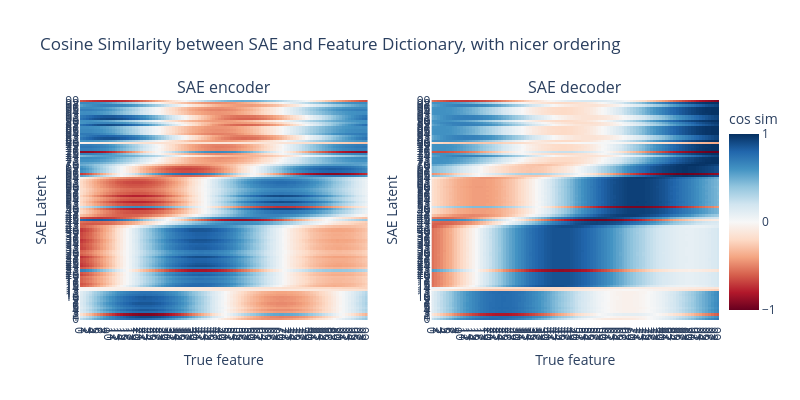

The cell this chart's notebook holds for it:
### Markdown cell above
Hooray, that's exactly what we see! Our SAE has perfectly learned the features from our feature dictionary! However, the SAE latents are in a different order from the order in the feature dictionary, which makes it harder to visually understand. The order that the SAE learns features is random, so we can reorder the SAE latents to make the plot easier to understand.

The `plot_sae_feature_similarity` function has a parameter called `reorder_features` that you can set to `True` to make the feature ordering nicer.

### Code cell
plot_sae_feature_similarity(
    sae=sae,
    feature_dict=feature_dict,
    title="Cosine Similarity between SAE and Feature Dictionary, with nicer ordering",
    reorder_features=True,
)

### Figure 1 — Plotly figure (JSON) as saved in the notebook; plotly's stock layout.template omitted (floating-point values rounded to 4 significant figures; data arrays with more than 128 entries replaced by an {"elided": "..."} marker saying what was removed)
{"data": [{"colorscale": [[0, "rgb(103,0,31)"], [0.1, "rgb(178,24,43)"], [0.2, "rgb(214,96,77)"], [0.3, "rgb(244,165,130)"], [0.4, "rgb(253,219,199)"], [0.5, "rgb(247,247,247)"], [0.6, "rgb(209,229,240)"], [0.7, "rgb(146,197,222)"], [0.8, "rgb(67,147,195)"], [0.9, "rgb(33,102,172)"], [1, "rgb(5,48,97)"]], "hovertemplate": "True feature: %{x}<br>SAE Latent: %{y}<br>Cosine Similarity: %{z:.3f}<extra></extra>", "showscale": false, "type": "heatmap", "xaxis": "x", "yaxis": "y", "z": {"elided": "100x100 float values"}, "zmax": 1, "zmin": -1}, {"colorbar": {"dtick": 1, "tickvals": [-1, 0, 1], "title": {"text": "cos sim"}, "x": 1}, "colorscale": [[0, "rgb(103,0,31)"], [0.1, "rgb(178,24,43)"], [0.2, "rgb(214,96,77)"], [0.3, "rgb(244,165,130)"], [0.4, "rgb(253,219,199)"], [0.5, "rgb(247,247,247)"], [0.6, "rgb(209,229,240)"], [0.7, "rgb(146,197,222)"], [0.8, "rgb(67,147,195)"], [0.9, "rgb(33,102,172)"], [1, "rgb(5,48,97)"]], "hovertemplate": "True feature: %{x}<br>SAE Latent: %{y}<br>Cosine Similarity: %{z:.3f}<extra></extra>", "type": "heatmap", "xaxis": "x2", "yaxis": "y2", "z": {"elided": "100x100 float values"}, "zmax": 1, "zmin": -1}], "layout": {"annotations": [{"font": {"size": 16}, "showarrow": false, "text": "SAE encoder", "x": 0.225, "xanchor": "center", "xref": "paper", "y": 1, "yanchor": "bottom", "yref": "paper"}, {"font": {"size": 16}, "showarrow": false, "text": "SAE decoder", "x": 0.775, "xanchor": "center", "xref": "paper", "y": 1, "yanchor": "bottom", "yref": "paper"}], "height": 400, "title": {"text": "Cosine Similarity between SAE and Feature Dictionary, with nicer ordering"}, "width": 800, "xaxis": {"anchor": "y", "domain": [0, 0.45], "dtick": 1, "title": {"text": "True feature"}}, "xaxis2": {"anchor": "y2", "domain": [0.55, 1], "dtick": 1, "title": {"text": "True feature"}}, "yaxis": {"anchor": "x", "domain": [0, 1], "dtick": 1, "title": {"text": "SAE Latent"}}, "yaxis2": {"anchor": "x2", "domain": [0, 1], "dtick": 1, "title": {"text": "SAE Latent"}}}}
